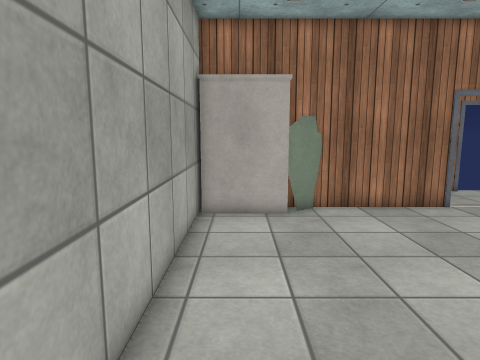
View 1 (above)

16 first-person views from a walk through a scene from a Unity 3-D project. The camera is 1.5 m above the floor, tilts 8° down and sees 75° across. Doors are open. The floor is counted in squares, 0.5 m on a side. Each view is taken from the middle of a square. On the plan, view 1 faces up. The plan holds only what a view shows up to about 20 squares ahead; the rest is blank. Surface patterns are stand-ins for the level's own textures.

View 2
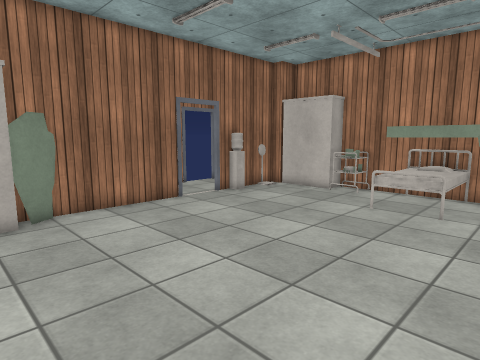

View 3
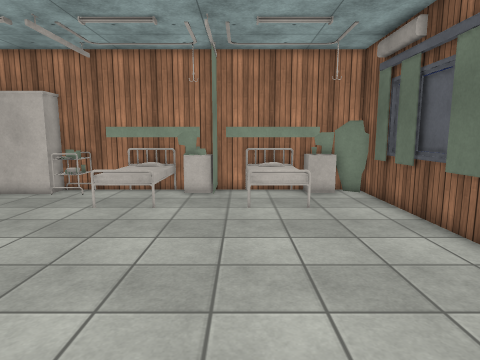

View 4
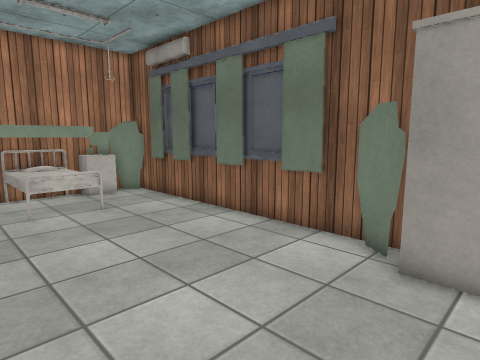

View 5
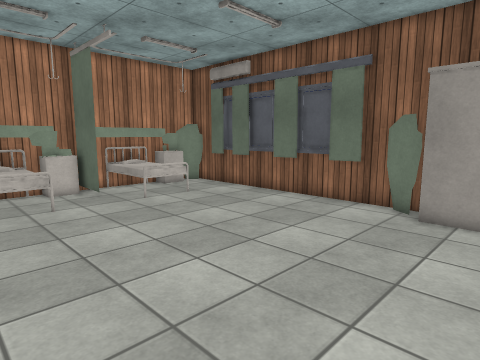

View 6
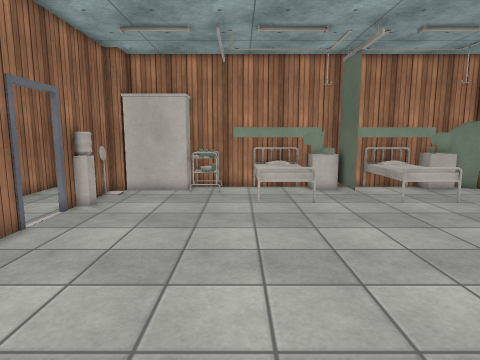

View 7
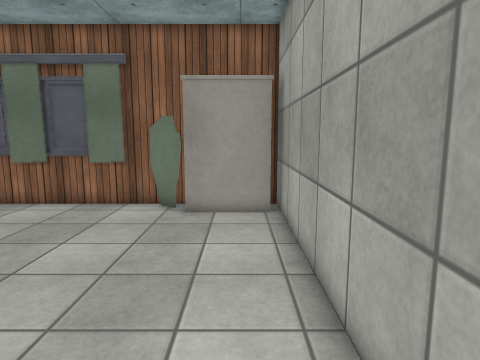

View 8
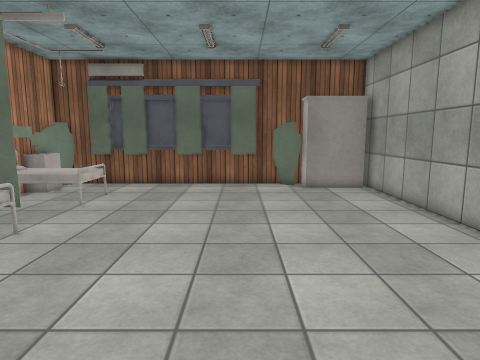

View 9
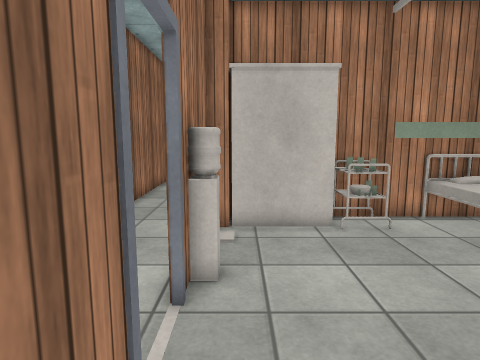

View 10
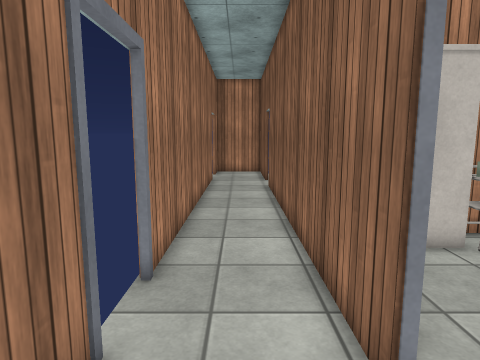

View 11
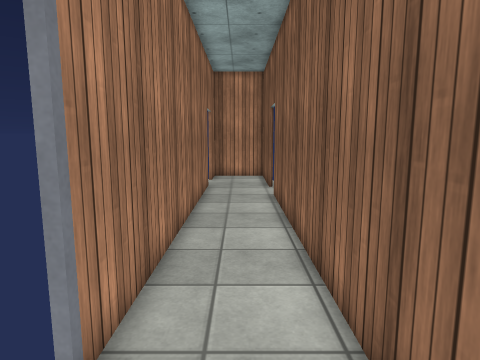

View 12
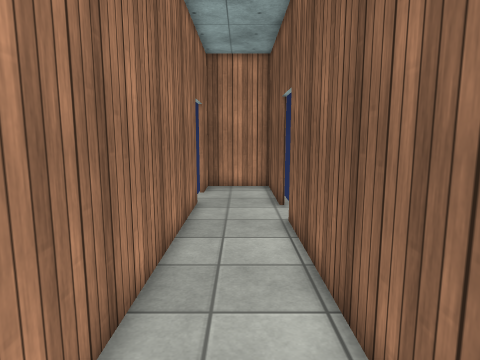

View 13
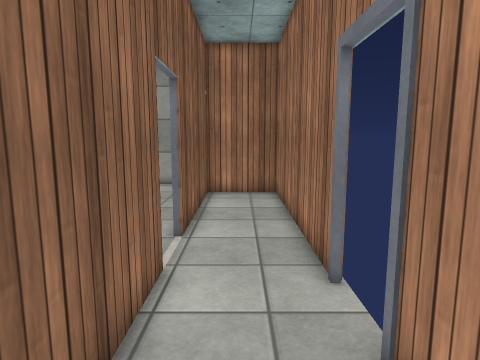

View 14
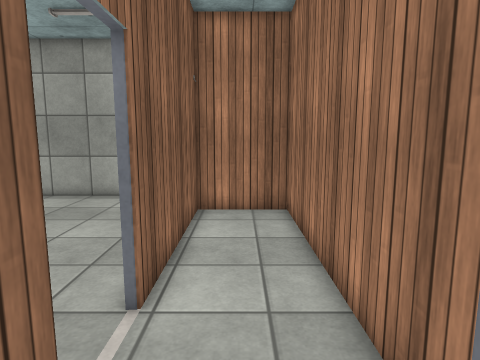

View 15
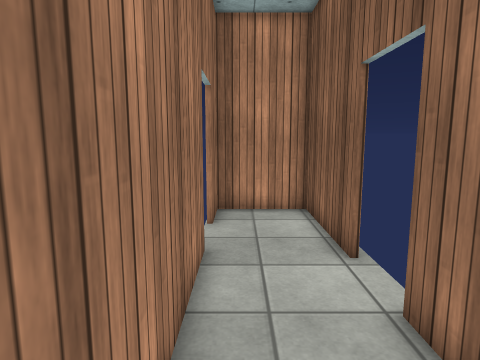

View 16
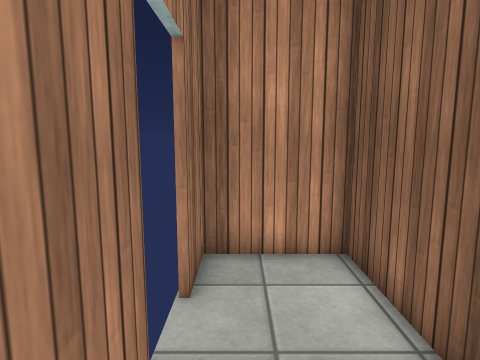

### Floor plan
Key: @ floor where view 1 was taken; # wall or solid block; . floor; D open door; = window, fence, low wall or low ledge; ^ raised ledge.
Columns run from 2 left of view 1 to 35 right of it. Each row starts with its distance up from view 1.
 17     ##########DDD###############DDD###
 16     #................................#
 15     #................................#
 14     #................................#
 13    #######DD..###############DDD######
 12 #####.....DD......##
 11 #.........DD......#
 10 #.................#
  9 #.................###
  8 #.................^^#
  7 #.................^^#
  6 #.................. #
  5 #..............^^^^#
  4 #..............^^^^##
  3 #..............^^^^^#
  2 #.................=##
  1 #.................=^#
  0 #.@..............####
 -1 #..............=..=#
 -2 #..............^^^^##
 -3 #..............^^^^^#
 -4 #..............^^^^^#
 -5 #..................^#
 -6 #####.............=##
 -7     ##......... ####
 -8     ############

Positions as (right, up) in squares from view 1, and headings:
1: (0, 0), facing up
2: (0, 0), facing up-right
3: (0, -1), facing right
4: (0, 1), facing down-right
5: (-1, 6), facing down-right
6: (-1, 6), facing right
7: (0, 6), facing down
8: (6, 12), facing down
9: (6, 12), facing right
10: (8, 15), facing right
11: (11, 15), facing right
12: (16, 15), facing right
13: (18, 15), facing left
14: (14, 15), facing left
15: (22, 16), facing right
16: (27, 16), facing right
